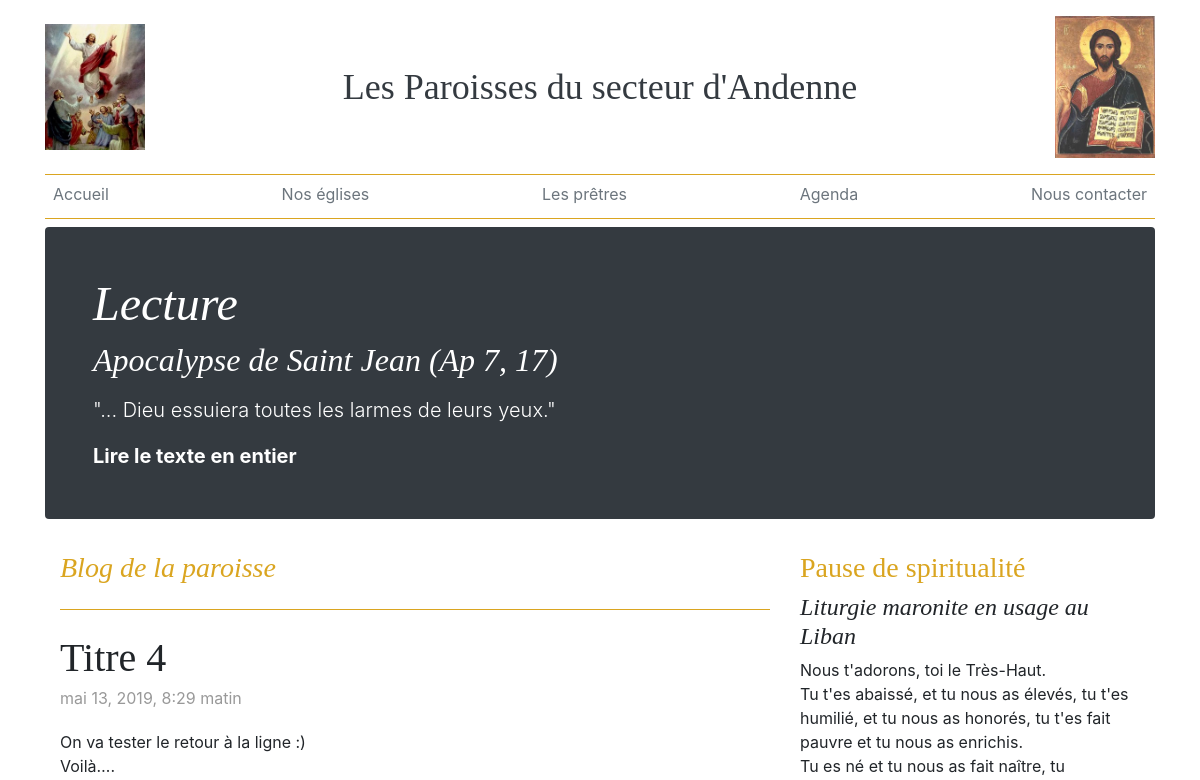
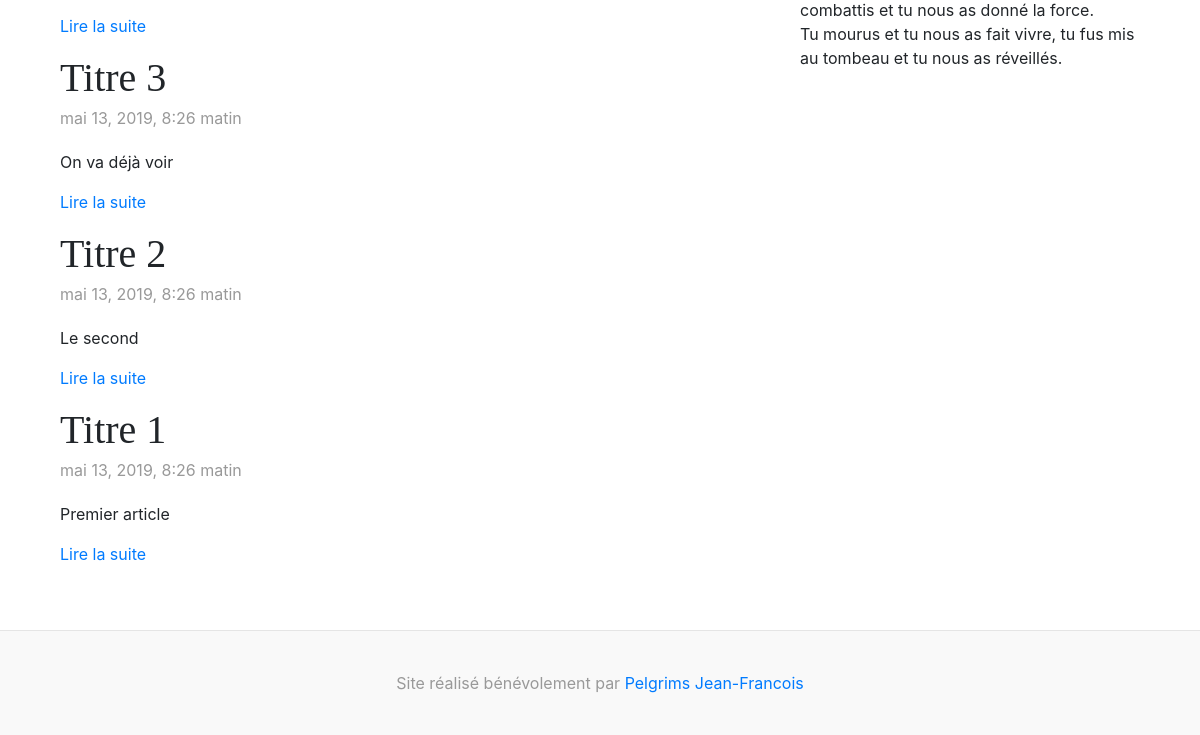
Before: / with the older database file (2 pictures, top to bottom).
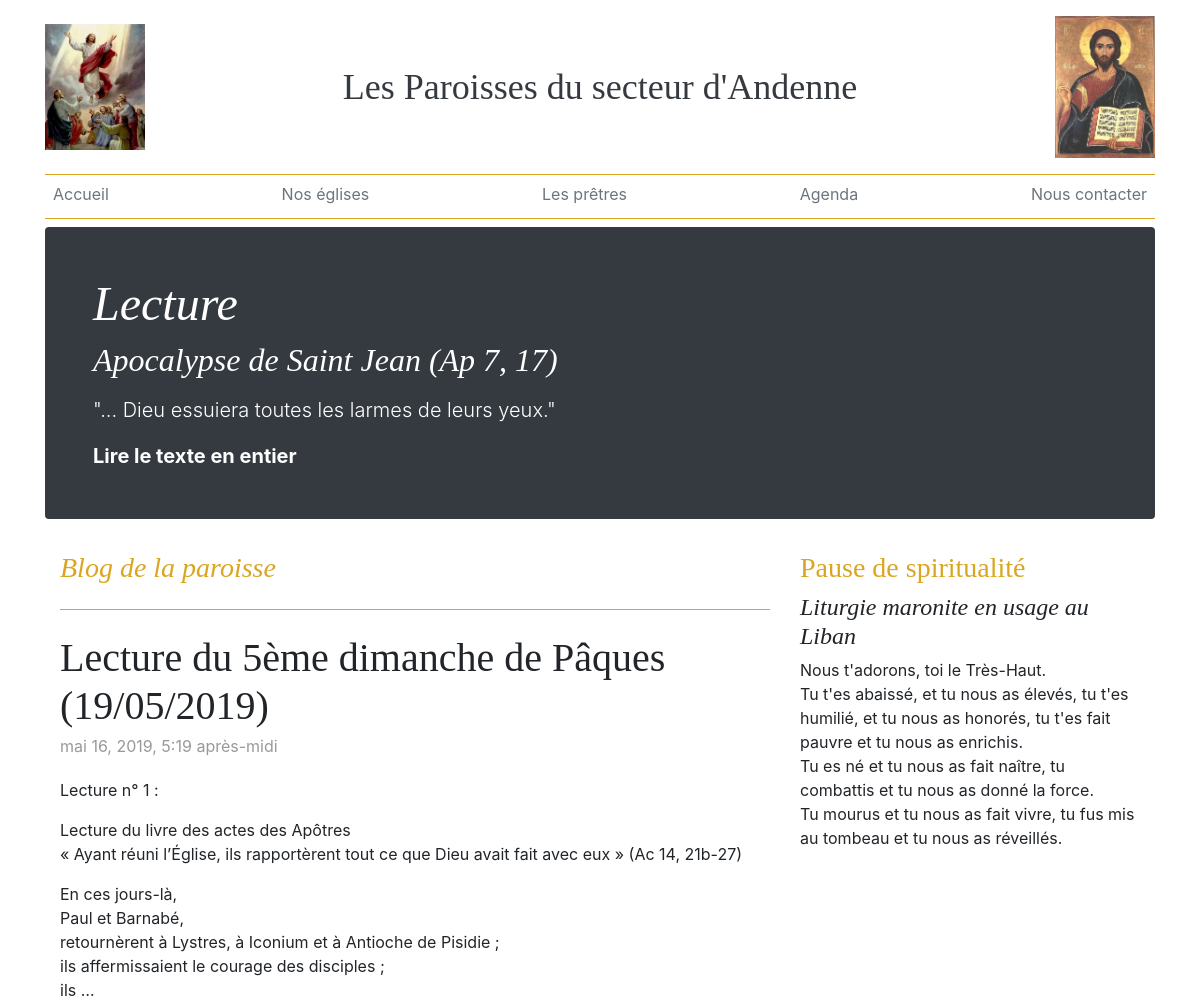
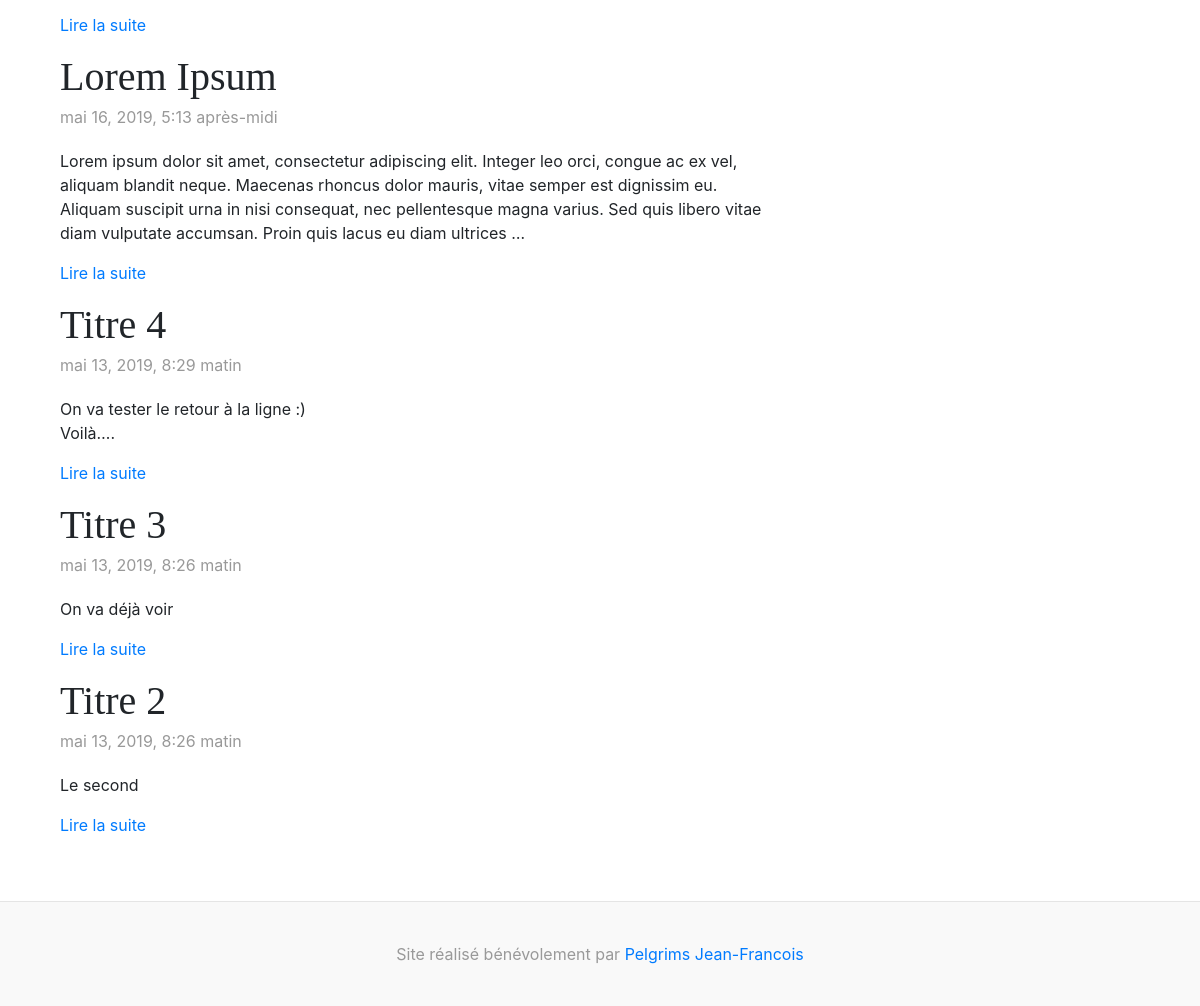
After: the same page with the newer database file (2 pictures, top to bottom).
### blog/models.py (models this page shows, shortened)
class Jumbotron(models.Model):
    extrait = models.CharField(max_length=255, null=False)
    texte = models.TextField(null=False)
    jumbo_url = models.CharField(null=True, max_length=1025)

class Blog(models.Model):
    titre_article = models.CharField(max_length=255)
    date_article = models.DateTimeField(auto_now=True)
    contenu = models.TextField(null=False)

class Meditation(models.Model):
    titre = models.CharField(max_length=255, null=False)
    texte = models.TextField(null=False)

### blog/views.py (the view)
# urls.py: path('', views.accueil),
def accueil(request):
    jumbotron = Jumbotron.objects.all()
    meditation = Meditation.objects.all()
    blog = Blog.objects.all().order_by('-date_article')[:5]
    context = {
        'jumbotron': jumbotron,
        'meditation': meditation,
        'blog': blog
    }
    return render(
        request,
        'index.html',
        context
    )

### templates/index.html (shortened to what this page needs)
{% extends "base.html" %}
{% block content %}
<div class="jumbotron p-4 p-md-5 rounded bg-dark text-white">
  <div class="col-md-9 px-0">
    {% for jumbo in jumbotron %}
    <h1 class="display-4 font-italic">
      Lecture
    </h1>
    <h2 class="font-italic">{{ jumbo.extrait }}</h2>
    <p class="lead my-3">
      {{ jumbo.texte }}
    </p>
    <p class="lead mb-0">
      <a href="{{ jumbo.jumbo_url }}" class=" text-white font-weight-bold" target="_blank">Lire le texte en entier</a>
    </p>
    {% endfor %}
  </div>
</div>
<main role="main" class="container">
  <div class="row">
    <div class="col-md-8 blog-main">
      <h3 class="pb-4 mb-4 font-italic border-bottom">
        Blog de la paroisse
      </h3>
      <div class="blog-post">
        {% for blogpost in blog %}
          <h2 class="blog-post-title">{{ blogpost.titre_article }}</h2>
          <p class="blog-post-meta">{{ blogpost.date_article }}</p>
          <p>{{ blogpost.contenu | linebreaks | truncatewords:50 }}</p>
          <p><a href="blog/{{ blogpost.id }}/" target="_self">Lire la suite</a></p>
        {% endfor %}
      </div>
    </div>
    <aside class="col-md-4 blog-sidebar">
      <h3>Pause de spiritualité</h3>
      {% for medit in meditation %}
        <h4 class="font-italic">{{ medit.titre }}</h4>
        <p class="mb-0">
          {{ medit.texte | linebreaks }}
        </p>
      {% endfor %}
    </aside>
  </div>
</main>
{% endblock %}

Changed rows visible on the page:
no longer on this page (row unchanged): Blog: titre_article "Titre 1", date_article "mai 13, 2019, 8:26 matin", contenu "Premier article"
added Blog: titre_article "Lecture du 5ème dimanche de Pâques (19/05/2019)", date_article "mai 16, 2019, 5:19 après-midi", contenu "Lecture n° 1 : Lecture du livre des actes des Apôtres « Ayant réuni l’Église, ils rapportèrent tout ce que Dieu avait fait avec eux » (Ac 14, 21b-27) En ces jours-là, Paul et Barnabé, retournèrent à Lystres, à Iconium et à Antioche de Pisidie ; ils affermissaient le courage des disciples ; ils …"
added Blog: titre_article "Lorem Ipsum", date_article "mai 16, 2019, 5:13 après-midi", contenu "Lorem ipsum dolor sit amet, consectetur adipiscing elit. Integer leo orci, congue ac ex vel, aliquam blandit neque. Maecenas rhoncus dolor mauris, vitae semper est dignissim eu. Aliquam suscipit urna in nisi consequat, nec pellentesque magna varius. Sed quis libero vitae diam vulputate accumsan. Proin quis lacus eu diam ultrices …"
